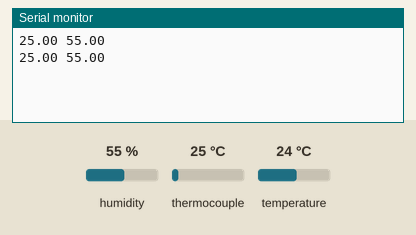
Recording of a sketch running on a simulated Arduino Uno, built with avr-gcc and run on an emulated ATmega328P. Shown: the last lines printed to the serial monitor. Inputs (shaded band) come from the test bench; at power-on: thermocouple 25 °C, humidity 55 %, temperature 24 °C.

Above: at 1.9 s.
2.0 s: thermocouple set to 150 °C
At 3.1 s:
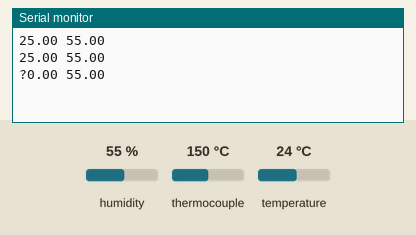
4.8 s: thermocouple set to 225 °C
At 6.5 s:
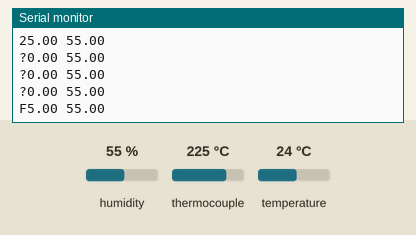
8.2 s: thermocouple set to 294 °C
At 9.8 s:
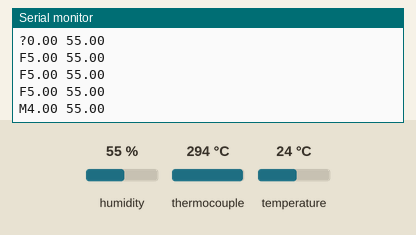
13.0 s: humidity set to 40 %
At 14.0 s:
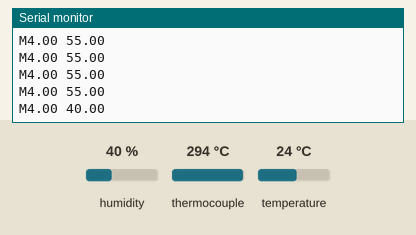

The sketch:

arduinoDataKayit.py.ino
```cpp
#include "max6675.h"
#define soPin  12// SO=Serial Out
#define csPin  3// CS = chip select CS pin
#define sckPin 13// SCK = Serial Clock pin
#include "DHT.h"
#define DHTPIN 6
#define DHTTYPE DHT11
MAX6675 Module(sckPin, csPin, soPin);// create instance object of MAX6675
DHT dht(DHTPIN, DHTTYPE);

void setup() {

  dht.begin();
  Serial.begin(9600);// initialize serial monitor with 9600 baud


}
int a=0;
void loop() {
  // basic readout test, just print the current temp
   float h = dht.readHumidity();
   char hum[12];
   hum[11]='\0';
   hum[5]=' ';
   float tem=Module.readCelsius();
   a=tem/10;
   hum[0]=a+48; tem=tem-a*10;a=tem;
   hum[1]=a+48; tem=(tem-a)*10.0;a=tem;
   hum[2]='.';
   hum[3]=a+48; tem=(tem-a)*10.0;a=tem;
   hum[4]=a+48;

   a=h/10;
   hum[6]=a+48; h=h-a*10;a=h;
   hum[7]=a+48; h=(h-a)*10.0;a=h;
   hum[8]='.';
   hum[9]=a+48; h=(h-a)*10.0;a=h;
   hum[10]=a+48;
   Serial.println(hum);


   delay(1100);
}
```

Measured:
- after the input at 2.0 s, the serial monitor: prints a new line after 0.25 s (image 1)
- after the input at 4.8 s, the serial monitor: prints a new line after 0.78 s (image 2)
- after the input at 8.2 s, the serial monitor: prints a new line after 0.73 s (image 3)
- after the input at 13.0 s, the serial monitor: prints a new line after 0.38 s (image 4)
